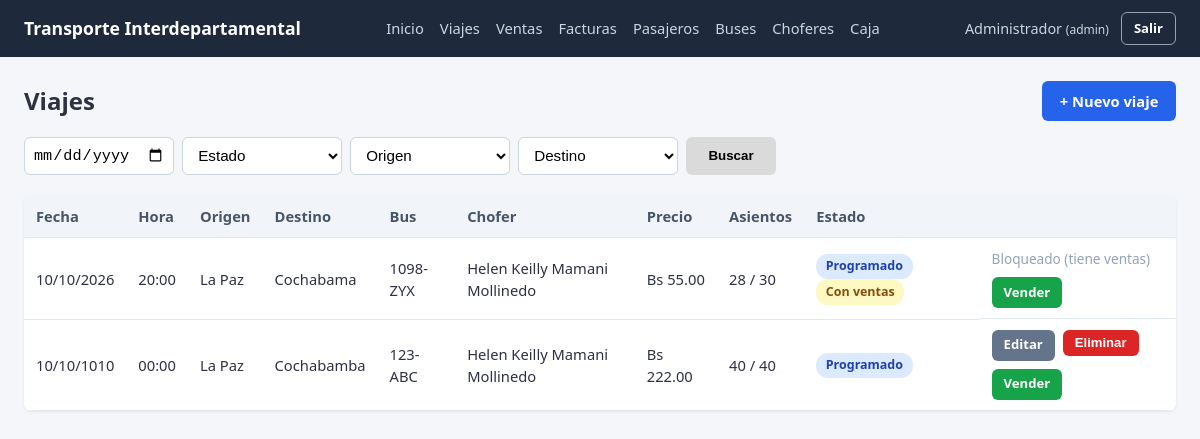
The page /viajes/ (signed in) on the database as committed earlier.
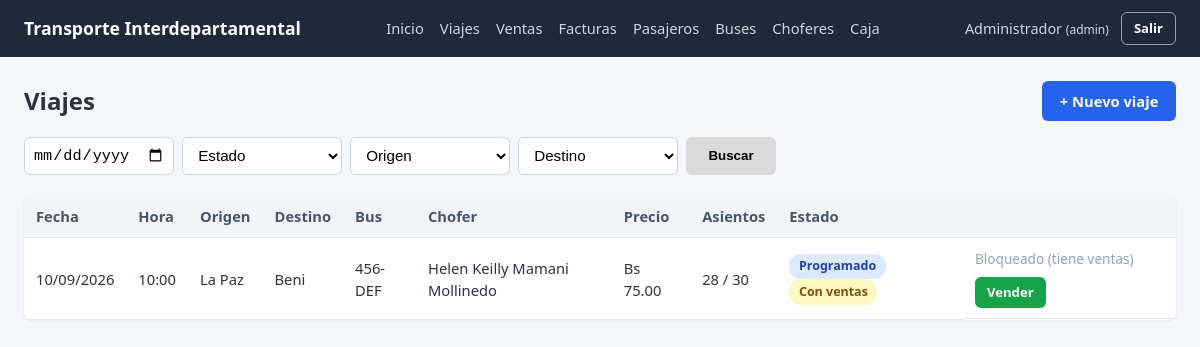
The same page on the database as committed later.
### app/models/viaje.py (models this page shows, shortened)
class Viaje(db.Model):
    __tablename__ = "viaje"
    id_viaje = db.Column(db.Integer, primary_key=True, autoincrement=True)
    origen = db.Column(db.String(100), nullable=False)
    destino = db.Column(db.String(100), nullable=False)
    fecha_viaje = db.Column(db.Date, nullable=False)
    hora_salida = db.Column(db.Time, nullable=False)
    precio = db.Column(db.Numeric(10, 2), nullable=False, default=0)
    id_bus = db.Column(db.Integer, db.ForeignKey("bus.id_bus"), nullable=False)
    id_chofer = db.Column(db.Integer, db.ForeignKey("chofer.id_chofer"), nullable=False)
    estado = db.Column(db.String(20), nullable=False, default="programado")  # programado | finalizado | cancelado
    viaje_asientos = db.relationship("ViajeAsiento", backref="viaje", cascade="all, delete-orphan")
    ventas = db.relationship("Venta", backref="viaje")
    @property
    def tiene_ventas(self):
        return any(v.estado != "anulada" for v in self.ventas)
    @property
    def asientos_ocupados(self):
        return sum(1 for va in self.viaje_asientos if va.ocupado)
    @property
    def asientos_disponibles(self):
        return len(self.viaje_asientos) - self.asientos_ocupados

### app/models/bus.py (models this page shows, shortened)
class Bus(db.Model):
    __tablename__ = "bus"
    id_bus = db.Column(db.Integer, primary_key=True, autoincrement=True)
    placa = db.Column(db.String(20), nullable=False, unique=True)
    modelo = db.Column(db.String(50), nullable=False)
    capacidad = db.Column(db.Integer, nullable=False)
    activo = db.Column(db.Boolean, nullable=False, default=True)
    asientos = db.relationship("Asiento", backref="bus", cascade="all, delete-orphan")
    viajes = db.relationship("Viaje", backref="bus")

### app/models/chofer.py (models this page shows, shortened)
class Chofer(db.Model):
    __tablename__ = "chofer"
    id_chofer = db.Column(db.Integer, primary_key=True, autoincrement=True)
    ci = db.Column(db.String(20), nullable=False, unique=True)
    nombres = db.Column(db.String(100), nullable=False)
    apellidos = db.Column(db.String(100), nullable=False)
    licencia = db.Column(db.String(30), nullable=False)
    telefono = db.Column(db.String(20))
    activo = db.Column(db.Boolean, nullable=False, default=True)
    viajes = db.relationship("Viaje", backref="chofer")
    @property
    def nombre_completo(self):
        return f"{self.nombres} {self.apellidos}"

### app/models/viaje_asiento.py (models this page shows, shortened)
class ViajeAsiento(db.Model):
    __tablename__ = "viaje_asiento"
    id_viaje_asiento = db.Column(db.Integer, primary_key=True, autoincrement=True)
    id_viaje = db.Column(db.Integer, db.ForeignKey("viaje.id_viaje"), nullable=False)
    id_asiento = db.Column(db.Integer, db.ForeignKey("asiento.id_asiento"), nullable=False)
    numero = db.Column(db.Integer, nullable=False)  # copia del número de asiento para consulta rápida
    ocupado = db.Column(db.Boolean, nullable=False, default=False)
    asiento = db.relationship("Asiento")
    detalle_venta = db.relationship("VentaDetalle", backref="viaje_asiento", uselist=False)
    __table_args__ = (db.UniqueConstraint("id_viaje", "id_asiento", name="uq_viajeasiento"),)

### app/routes/viajes.py (the view)
@viajes_bp.route("/", methods=["GET", "POST"])
@login_required
def listar():
    viajes = viaje_service.listar_viajes()
    fecha = None
    estado = None
    origen = None
    destino = None
    if request.method == "POST":
        fecha = request.form.get("fecha")
        estado = request.form.get("estado")
        origen = request.form.get("origen")
        destino = request.form.get("destino")
        viajes = viaje_service.filtrar_viaje(fecha, origen, destino, estado)
    return render_template(
        "viajes/listar.html",
        viajes=viajes,
        departamentos=departamentos,
        filtros={
            "fecha": fecha,
            "estado": estado,
            "origen": origen,
            "destino": destino
        }
    )

### app/services/viaje_service.py (called while the page is built)
def listar_viajes():
    return Viaje.query.order_by(Viaje.fecha_viaje.desc(), Viaje.hora_salida.desc()).all()

### app/utils/auth.py (called while the page is built)
def login_required(view_func):
    @wraps(view_func)
    def wrapper(*args, **kwargs):
        if "id_usuario" not in session:
            flash("Debes iniciar sesión para continuar.", "warning")
            return redirect(url_for("auth.login"))
        return view_func(*args, **kwargs)
    return wrapper

### templates/viajes/listar.html (shortened to what this page needs)
{% extends "base.html" %}
{% block content %}
<div class="mb-2" style="display:flex; justify-content:space-between; align-items:center;">
    <h2>Viajes</h2>
    <a href="{{ url_for('viajes.crear') }}" class="btn btn-primary">+ Nuevo viaje</a>
</div>
<form method="POST"
      action="{{ url_for('viajes.listar') }}"
      style="display:flex; gap: 0.5rem; margin-bottom: 20px; align-items: center; flex-wrap: wrap;">
    <input type="date"
           name="fecha"
           value="{{ filtros.fecha or '' }}"
           style="height:38px; width:150px; border:1px solid #cbd5e1; border-radius:0.375rem; padding:0 0.5rem;">
    <select name="estado"
            style="height:38px; width:160px; border:1px solid #cbd5e1; border-radius:0.375rem;">
        <option value="">Estado</option>
    </select>
    <select name="origen"
            style="height:38px; width:160px; border:1px solid #cbd5e1; border-radius:0.375rem;">
        <option value="">Origen</option>
    </select>
    <select name="destino"
            style="height:38px; width:160px; border:1px solid #cbd5e1; border-radius:0.375rem;">
        <option value="">Destino</option>
    </select>
    <button type="submit"
            style="width:90px; height:38px; background:#dadada; border:none; border-radius:0.375rem; font-weight:600;">
        Buscar
    </button>
</form>
<div class="table-wrapper">
    <table>
        <thead>
            <tr>
                <th>Fecha</th>
                <th>Hora</th>
                <th>Origen</th>
                <th>Destino</th>
                <th>Bus</th>
                <th>Chofer</th>
                <th>Precio</th>
                <th>Asientos</th>
                <th>Estado</th>
                <th></th>
            </tr>
        </thead>
        <tbody>
            {% for v in viajes %}
            <tr>
                <td>{{ v.fecha_viaje.strftime("%d/%m/%Y") }}</td>
                <td>{{ v.hora_salida.strftime("%H:%M") }}</td>
                <td>{{ v.origen }}</td>
                <td>{{ v.destino }}</td>
                <td>{{ v.bus.placa }}</td>
                <td>{{ v.chofer.nombre_completo }}</td>
                <td>Bs {{ "%.2f"|format(v.precio) }}</td>
                <td>{{ v.asientos_disponibles }} / {{ v.viaje_asientos|length }}</td>
                <td>
                    {% if v.estado == "programado" %}
                    <span class="badge badge-blue">Programado</span>
                    {% elif v.estado == "finalizado" %}
                    <span class="badge badge-success">Finalizado</span>
                    {% else %}
                    <span class="badge badge-danger">Cancelado</span>
                    {% endif %}
                    {% if v.tiene_ventas %}
                    <span class="badge badge-warning">Con ventas</span>
                    {% endif %}
                </td>
                <td class="btn-group">
                    {% if not v.tiene_ventas %}
                    <a href="{{ url_for('viajes.editar', id_viaje=v.id_viaje) }}" class="btn btn-sm btn-secondary">Editar</a>
                    <form method="POST" action="{{ url_for('viajes.eliminar', id_viaje=v.id_viaje) }}" onsubmit="return confirmarAccion('¿Eliminar este viaje?')">
                        <button type="submit" class="btn btn-sm btn-danger">Eliminar</button>
                    </form>
                    {% else %}
                    <span class="text-muted" style="font-size:0.85rem;">Bloqueado (tiene ventas)</span>
                    {% endif %}
                    <a href="{{ url_for('ventas.crear') }}?id_viaje={{ v.id_viaje }}" class="btn btn-sm btn-success">Vender</a>
                </td>
            </tr>
            {% else %}
            <tr><td colspan="10" class="empty-state">No hay viajes registrados.</td></tr>
            {% endfor %}
        </tbody>
    </table>
</div>
{% endblock %}

Rows that differ between the two databases and show on the page:
removed Viaje: fecha_viaje "10/10/1010", hora_salida "00:00", origen "La Paz", destino "Cochabamba", bus.placa "123-ABC", chofer.nombre_completo "Helen Keilly Mamani Mollinedo", precio "222.00", asientos_disponibles "40", viaje_asientos|length "40", estado "Programado"
changed Viaje "La Paz": fecha_viaje "10/10/2026" → "10/09/2026"; hora_salida "20:00" → "10:00"; destino "Cochabama" → "Beni"; bus.placa "1098-ZYX" → "456-DEF"; precio "55.00" → "75.00"
